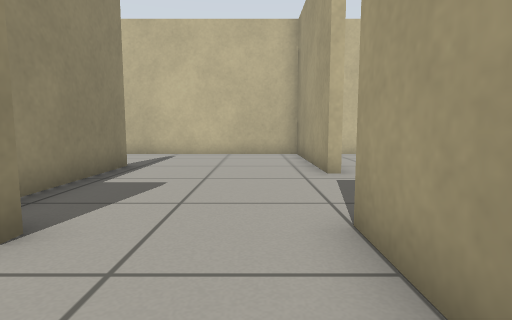
[1] (above)

14 first-person views from a walk through a world built for the Gazebo simulator. The camera is 0.5 m above the floor, tilts 6° down and sees 80° across. The floor is counted in squares, 0.5 m on a side. Each view is taken from the middle of a square. On the plan, view 1 faces up. The plan holds only what a view shows up to about 12 squares ahead; the rest is blank.

[2]
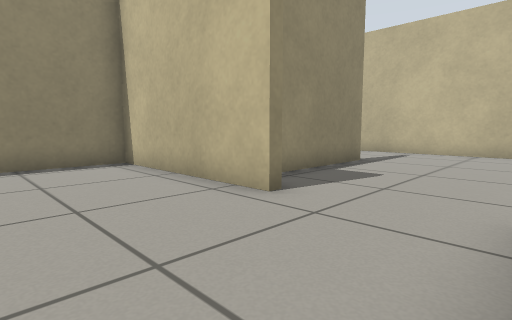

[3]
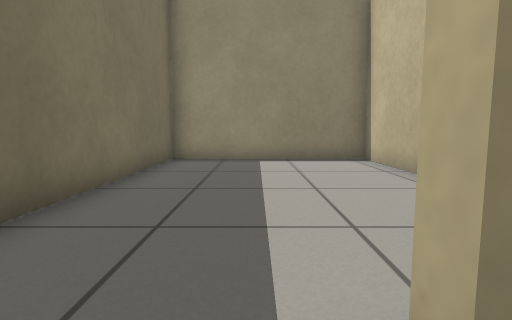

[4]
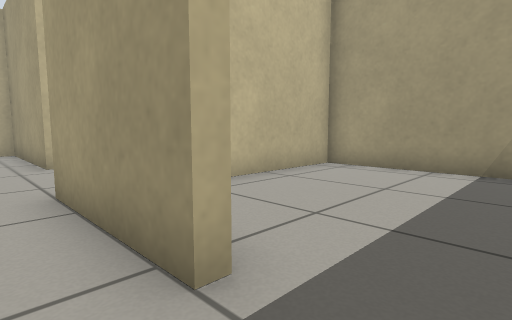

[5]
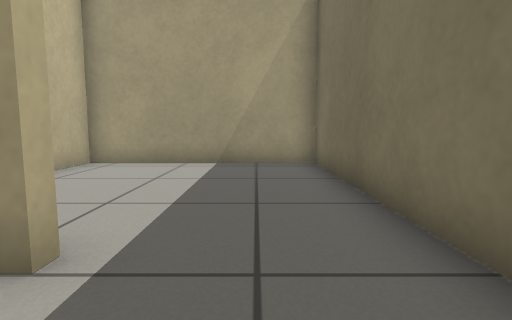

[6]
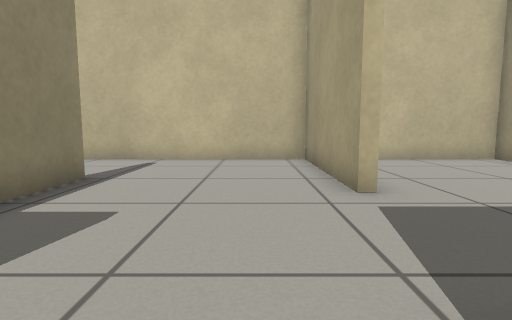

[7]
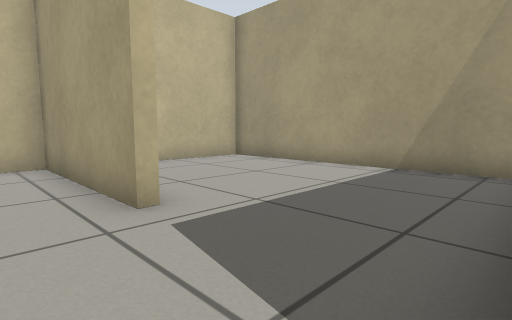

[8]
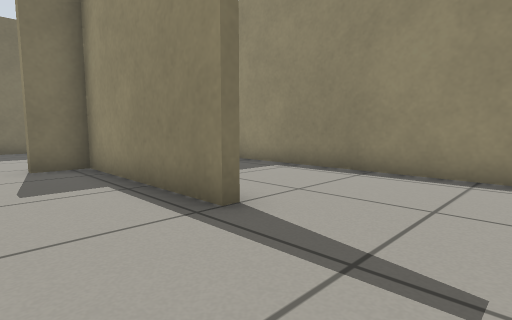

[9]
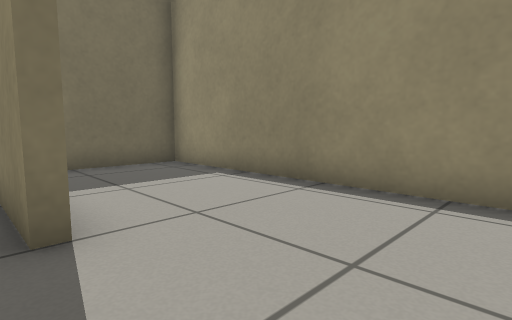

[10]
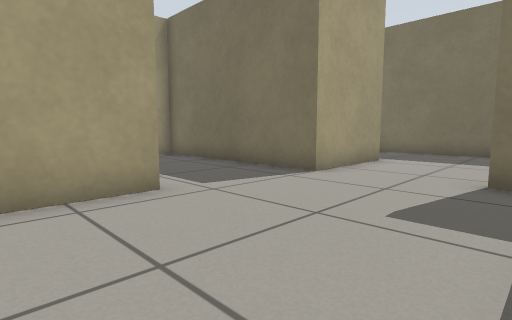

[11]
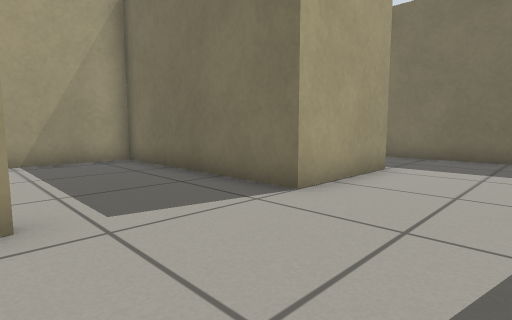

[12]
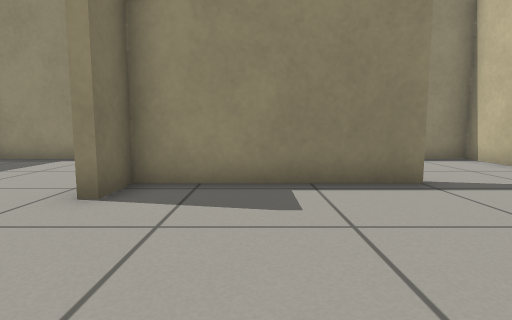

[13]
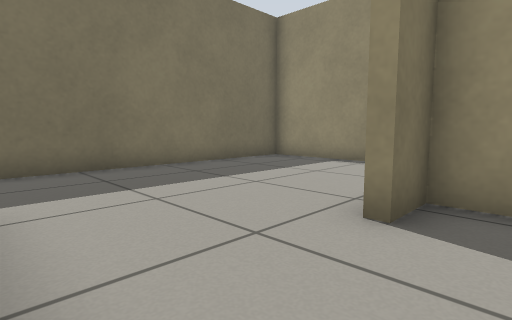

[14]
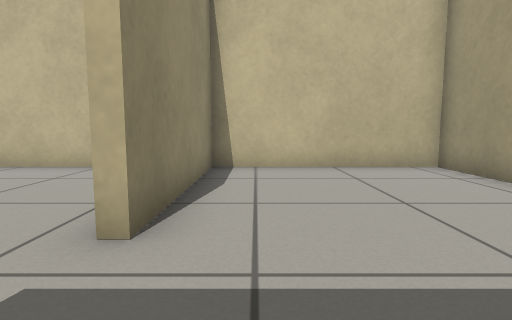

### Floor plan
Ten units are one square. View 1 is at (0, 0); x grows to the right and y downward. Boxes are objects, and circles mark ways between rooms. Rooms are numbered by the first view taken in them; rooms with no view inside come last. Other rooms are left out.
<svg viewBox="-83 -122 164 164">
<path fill="none" stroke="#000" d="M-22 -25 -78 -25 -78 37 4 37M10 5 10 -30M14 5 10 5M4 37 76 37 76 -27 40 -27M-34 -80 -34 -28 -22 -28 -22 -25M16 -66 16 -117 -78 -117 -78 -28 -49 -28M10 -30 76 -30 76 -117 19 -117 19 -66 16 -66"/>
<circle cx="10" cy="20" r="3" fill="#2a7"/>
<circle cx="-10" cy="-30" r="3" fill="#2a7"/>
<circle cx="20" cy="-50" r="3" fill="#2a7"/>
<text x="-40" y="0">1</text>
<text x="40" y="10">2</text>
<text x="-30" y="-80">3</text>
<text x="50" y="-70">4</text>
</svg>
Room 1 opens to room 2. Room 1 opens to room 3. Room 3 opens to room 4.

Where each view was taken, in squares from view 1:
view 1: 0 up, 0 right, facing up
view 2: 1 down, 1 right, facing up-left
view 3: 1 down, 2 right, facing left
view 4: 2 down, 0 right, facing up-right
view 5: 2 down, 1 left, facing right
view 6: 2 up, 0 right, facing up
view 7: 3 up, 0 right, facing up-right
view 8: 11 up, 1 left, facing down-left
view 9: 11 up, 3 left, facing down-left
view 10: 9 up, 3 left, facing down-right
view 11: 7 up, 2 left, facing down-right
view 12: 5 up, 2 right, facing left
view 13: 4 up, 1 right, facing down-left
view 14: 4 up, 3 right, facing up
